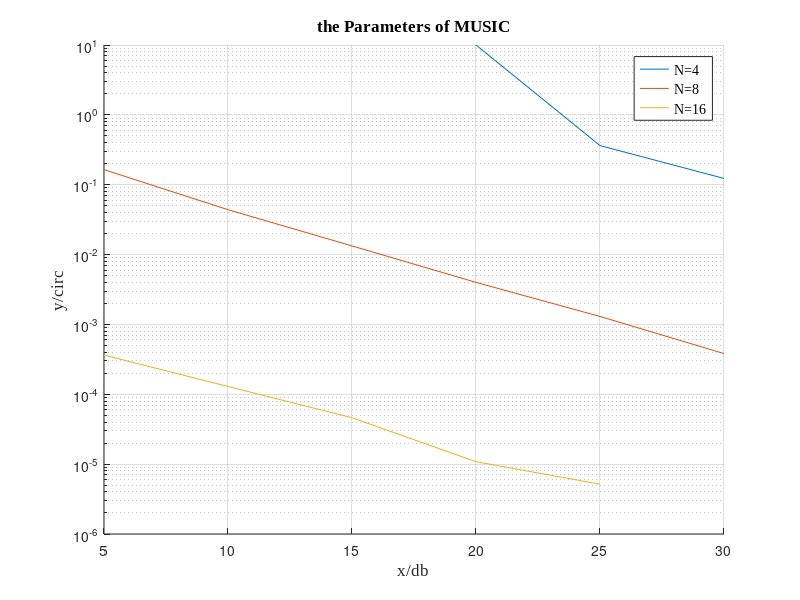

Write the MATLAB code that produced this figure.
close all;
clear;
clc;
x=[5 10 15 20 25 30];
y=[0 0 0  10 0.3631 0.123;
   0.1644 0.0439 0.0133 0.004 0.0013 0.000383;
   3.6417e-4 1.2933e-4 4.62e-5 1.0833e-5 5.167e-6 0;];
figure
plot(x(1:6),y(1,1:6),'--r',x(1:6),y(2,1:6),'-k',x(1:6),y(3,1:6),':b')
semilogy(x,y)
xlabel('x/db','FontName','Times New Roman','FontSize',12);
ylabel('y/circ','FontName','Times New Roman','FontSize',12);
title("the Parameters of MUSIC",'FontName','Times New Roman','FontSize',12);
legend("N=4","N=8","N=16")
legend('FontName','Times New Roman','FontSize',10)
set(gcf,'color','w')
set(gcf,'Position',[220.2,437,475.2,274.4])
box off
grid on
%0420